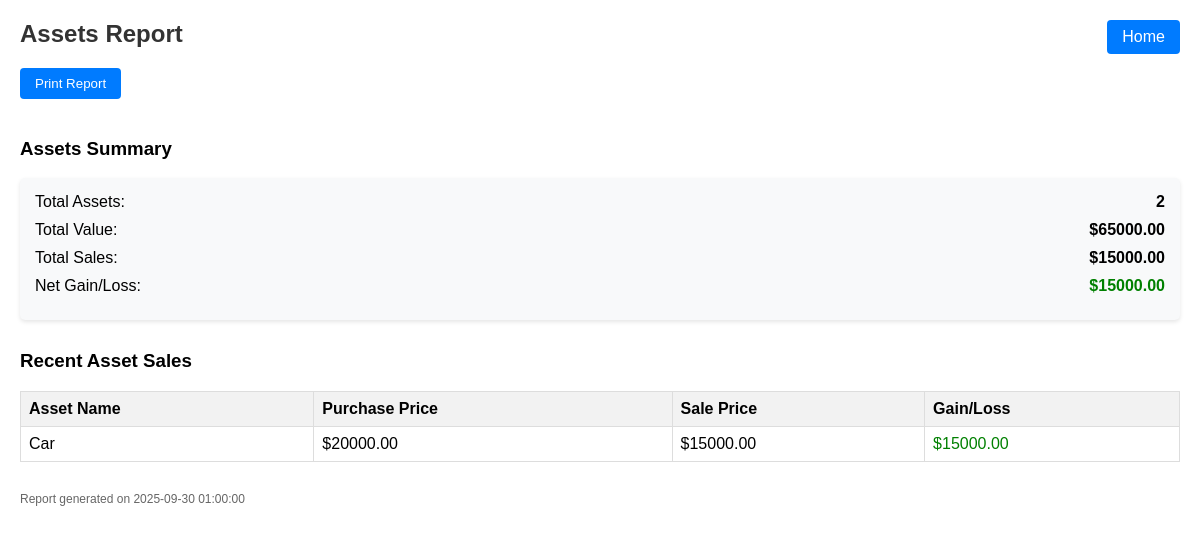
Screenshot of /assets/report with the database file from the repository.
### tables this page shows
CREATE TABLE assets (
                            id INTEGER PRIMARY KEY AUTOINCREMENT,
                            name TEXT NOT NULL,
                            purchase_price REAL NOT NULL,
                            useful_life INTEGER NOT NULL,
                            depreciation_method TEXT NOT NULL,
                            annual_depreciation REAL NOT NULL,
                            sale_price REAL,
                            gain_loss REAL,
                            created_at TEXT DEFAULT CURRENT_TIMESTAMP
                          );

### attached_assets/app.py (the view)
@app.route('/assets/report')
def assets_report():
    with sqlite3.connect(DB_FILE) as conn:
        cursor = conn.cursor()
        cursor.execute('''SELECT
                            COUNT(*) as total_assets,
                            SUM(purchase_price) as total_value,
                            SUM(sale_price) as total_sales,
                            SUM(gain_loss) as net_gain_loss
                          FROM assets''')
        summary = dict(zip([column[0] for column in cursor.description], cursor.fetchone()))
        cursor.execute('''SELECT name, purchase_price, sale_price, gain_loss
                          FROM assets
                          WHERE sale_price IS NOT NULL
                          ORDER BY created_at DESC LIMIT 10''')
        recent_sales = [dict(zip([column[0] for column in cursor.description], row))
                       for row in cursor.fetchall()]
    return render_template("assets_report.html",
                         summary=summary,
                         recent_sales=recent_sales,
                         now=datetime.now())

### templates/assets_report.html (shortened to what this page needs)
<!DOCTYPE html>
<html>
<head>
</head>
<body>
    <a href="/home" class="home-btn">Home</a>
    <h2>Assets Report</h2>
    <button class="print-btn" onclick="window.print()">Print Report</button>
    <div class="report-section">
        <h3>Assets Summary</h3>
        <div class="summary-card">
            <div class="summary-item">
                <span>Total Assets:</span>
                <span class="summary-value">{{ summary.total_assets }}</span>
            </div>
            <div class="summary-item">
                <span>Total Value:</span>
                <span class="summary-value">${{ "%.2f"|format(summary.total_value or 0) }}</span>
            </div>
            <div class="summary-item">
                <span>Total Sales:</span>
                <span class="summary-value">${{ "%.2f"|format(summary.total_sales or 0) }}</span>
            </div>
            <div class="summary-item">
                <span>Net Gain/Loss:</span>
                <span class="summary-value {% if (summary.net_gain_loss or 0) >= 0 %}gain{% else %}loss{% endif %}">
                    ${{ "%.2f"|format(summary.net_gain_loss or 0) }}
                </span>
            </div>
        </div>
    </div>
    <div class="report-section">
        <h3>Recent Asset Sales</h3>
        {% if recent_sales %}
            <table>
                <thead>
                    <tr>
                        <th>Asset Name</th>
                        <th>Purchase Price</th>
                        <th>Sale Price</th>
                        <th>Gain/Loss</th>
                    </tr>
                </thead>
                <tbody>
                    {% for sale in recent_sales %}
                    <tr>
                        <td>{{ sale.name }}</td>
                        <td>${{ "%.2f"|format(sale.purchase_price) }}</td>
                        <td>${{ "%.2f"|format(sale.sale_price) }}</td>
                        <td class="{% if sale.gain_loss >= 0 %}gain{% else %}loss{% endif %}">
                            ${{ "%.2f"|format(sale.gain_loss) }}
                        </td>
                    </tr>
                    {% endfor %}
                </tbody>
            </table>
        {% else %}
            <p>No recent asset sales.</p>
        {% endif %}
    </div>
    <div style="margin-top: 30px; font-size: 12px; color: #666;">
        Report generated on {{ now.strftime('%Y-%m-%d %H:%M:%S') }}
    </div>
</body>
</html>

### templates/assets_report.html (style rules this page uses)
body { font-family: Arial, sans-serif; margin: 20px; }
h2 { color: #333; }
.report-section { margin-bottom: 30px; }
table { width: 100%; border-collapse: collapse; margin-top: 10px; }
th, td { border: 1px solid #ddd; padding: 8px; text-align: left; }
th { background-color: #f2f2f2; }
.summary-card { background-color: #f8f9fa; border-radius: 5px; padding: 15px; margin-bottom: 20px; box-shadow: 0 2px 4px rgba(0,0,0,0.1); }
.summary-item { display: flex; justify-content: space-between; margin-bottom: 10px; font-size: 16px; }
.summary-value { font-weight: bold; }
.gain { color: green; }
.print-btn { padding: 8px 15px; background-color: #007bff; color: white; border: none; border-radius: 4px; cursor: pointer; margin-bottom: 20px; }
.home-btn { position: absolute; top: 20px; right: 20px; padding: 8px 15px; background-color: #007bff; color: white; border: none; border-radius: 4px; cursor: pointer; text-decoration: none; }

### rows the page displays
assets: name "Car", purchase_price "20000.00", sale_price "15000.00", gain_loss "15000.00"

### other values shown
{{ summary.total_assets }} "2"
{{ "%.2f"|format(summary.total_value or 0) }} "65000.00"
{{ "%.2f"|format(summary.total_sales or 0) }} "15000.00"
{{ "%.2f"|format(summary.net_gain_loss or 0) }} "15000.00"
